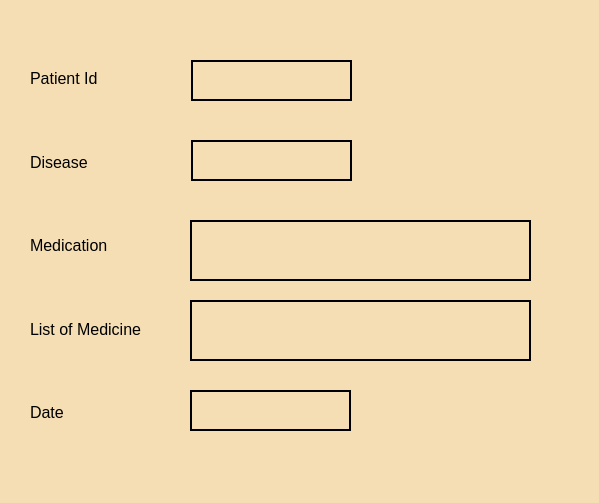
<?xml version="1.0" encoding="UTF-8"?>
<ui version="4.0">
 <class>Dialog</class>
 <widget class="QDialog" name="Dialog">
  <property name="enabled">
   <bool>true</bool>
  </property>
  <property name="geometry">
   <rect>
    <x>0</x>
    <y>0</y>
    <width>599</width>
    <height>503</height>
   </rect>
  </property>
  <property name="windowTitle">
   <string>Medical Record</string>
  </property>
  <property name="styleSheet">
   <string notr="true">background:rgb(245,222,179)</string>
  </property>
  <widget class="QLabel" name="label_patientId">
   <property name="geometry">
    <rect>
     <x>191</x>
     <y>60</y>
     <width>161</width>
     <height>41</height>
    </rect>
   </property>
   <property name="font">
    <font>
     <pointsize>12</pointsize>
    </font>
   </property>
   <property name="styleSheet">
    <string notr="true">border:1.5px solid black</string>
   </property>
   <property name="text">
    <string/>
   </property>
  </widget>
  <widget class="QLabel" name="label_disease">
   <property name="geometry">
    <rect>
     <x>191</x>
     <y>140</y>
     <width>161</width>
     <height>41</height>
    </rect>
   </property>
   <property name="font">
    <font>
     <pointsize>12</pointsize>
    </font>
   </property>
   <property name="styleSheet">
    <string notr="true">border:1.5px solid black</string>
   </property>
   <property name="text">
    <string/>
   </property>
  </widget>
  <widget class="QLabel" name="label_date">
   <property name="geometry">
    <rect>
     <x>190</x>
     <y>390</y>
     <width>161</width>
     <height>41</height>
    </rect>
   </property>
   <property name="font">
    <font>
     <pointsize>12</pointsize>
    </font>
   </property>
   <property name="styleSheet">
    <string notr="true">border:1.5px solid black</string>
   </property>
   <property name="text">
    <string/>
   </property>
  </widget>
  <widget class="QWidget" name="layoutWidget">
   <property name="geometry">
    <rect>
     <x>30</x>
     <y>40</y>
     <width>131</width>
     <height>411</height>
    </rect>
   </property>
   <layout class="QVBoxLayout" name="verticalLayout">
    <item>
     <widget class="QLabel" name="label">
      <property name="font">
       <font>
        <pointsize>12</pointsize>
       </font>
      </property>
      <property name="text">
       <string>Patient Id</string>
      </property>
     </widget>
    </item>
    <item>
     <widget class="QLabel" name="label_2">
      <property name="font">
       <font>
        <pointsize>12</pointsize>
       </font>
      </property>
      <property name="text">
       <string>Disease</string>
      </property>
     </widget>
    </item>
    <item>
     <widget class="QLabel" name="label_3">
      <property name="font">
       <font>
        <pointsize>12</pointsize>
       </font>
      </property>
      <property name="text">
       <string>Medication</string>
      </property>
     </widget>
    </item>
    <item>
     <widget class="QLabel" name="label_4">
      <property name="font">
       <font>
        <pointsize>12</pointsize>
       </font>
      </property>
      <property name="text">
       <string>List of Medicine</string>
      </property>
     </widget>
    </item>
    <item>
     <widget class="QLabel" name="label_5">
      <property name="font">
       <font>
        <pointsize>12</pointsize>
       </font>
      </property>
      <property name="text">
       <string>Date</string>
      </property>
     </widget>
    </item>
   </layout>
  </widget>
  <widget class="QPlainTextEdit" name="plainTextEdit_medication">
   <property name="enabled">
    <bool>true</bool>
   </property>
   <property name="geometry">
    <rect>
     <x>190</x>
     <y>220</y>
     <width>341</width>
     <height>61</height>
    </rect>
   </property>
   <property name="font">
    <font>
     <pointsize>12</pointsize>
    </font>
   </property>
   <property name="styleSheet">
    <string notr="true">border:1.5px solid black</string>
   </property>
   <property name="lineWidth">
    <number>1</number>
   </property>
  </widget>
  <widget class="QPlainTextEdit" name="plainTextEdit_listOfMedicine">
   <property name="enabled">
    <bool>true</bool>
   </property>
   <property name="geometry">
    <rect>
     <x>190</x>
     <y>300</y>
     <width>341</width>
     <height>61</height>
    </rect>
   </property>
   <property name="font">
    <font>
     <pointsize>12</pointsize>
    </font>
   </property>
   <property name="styleSheet">
    <string notr="true">border:1.5px solid black</string>
   </property>
  </widget>
 </widget>
 <resources/>
 <connections/>
</ui>
